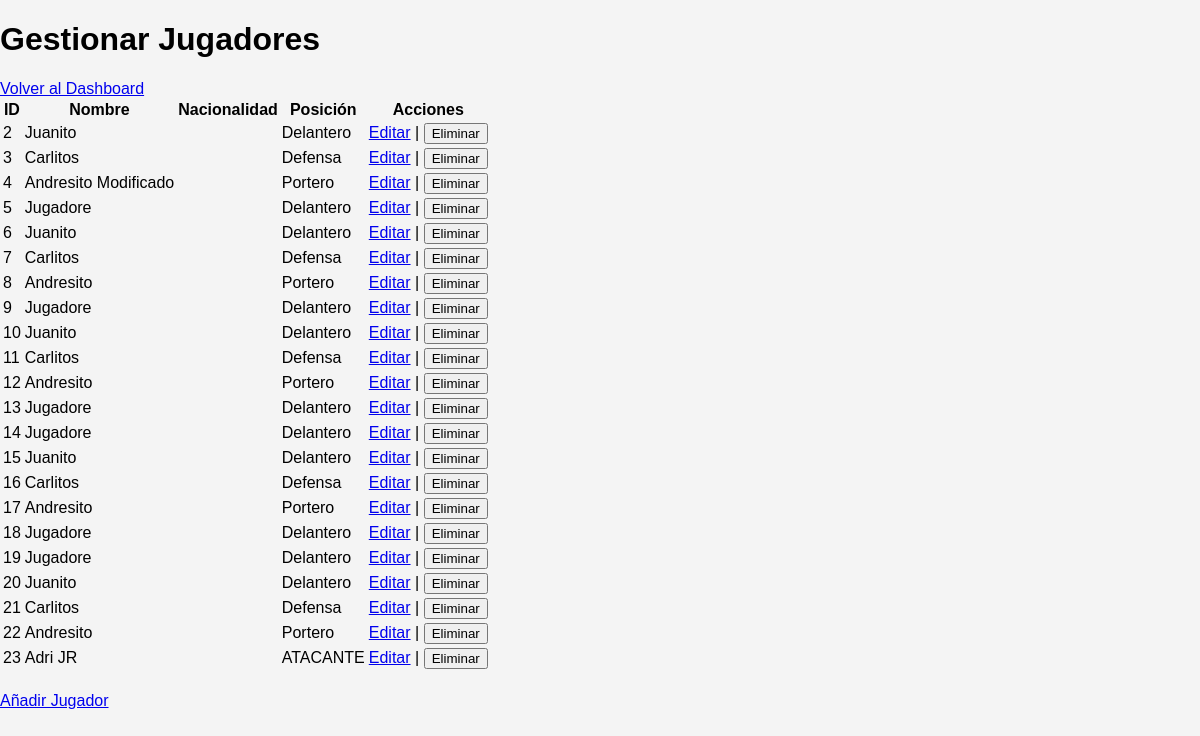
The page /admin/gestionar_jugadores (signed in) on the database as committed earlier.
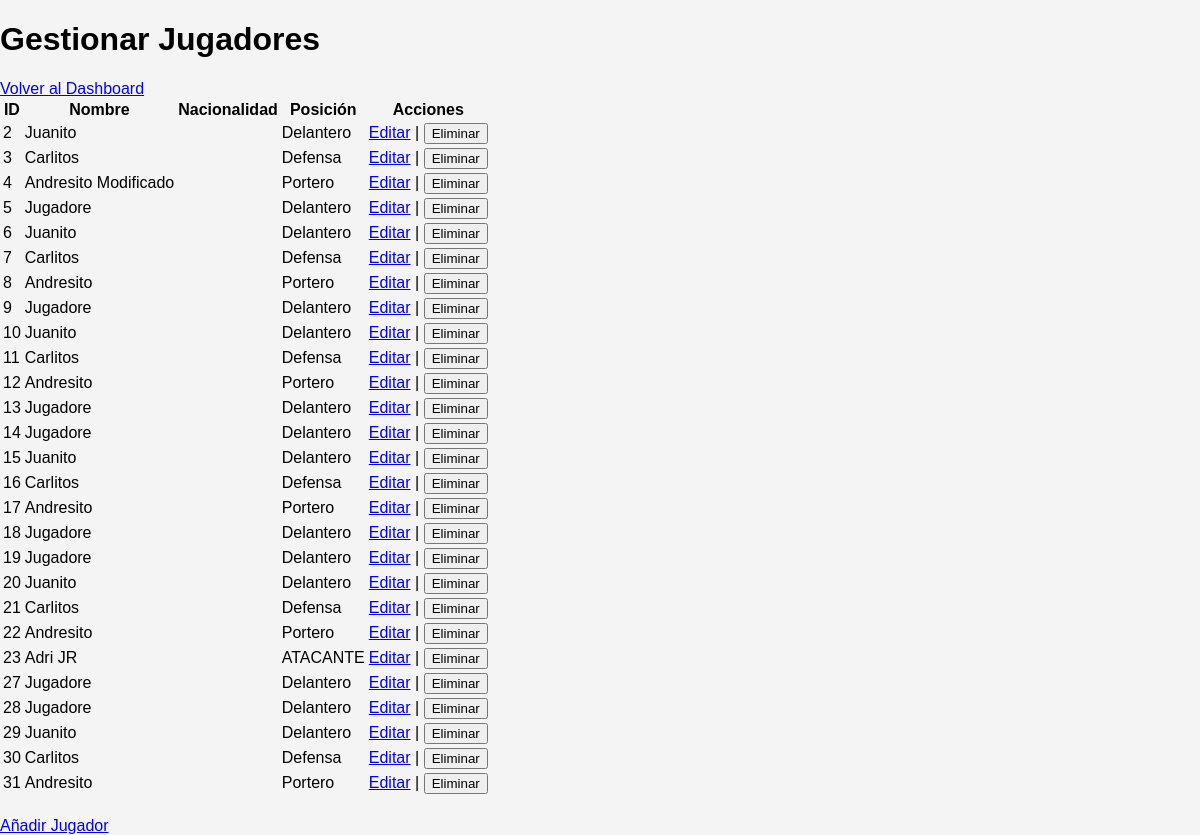
The same page on the database as committed later.
### tables this page shows
CREATE TABLE JUGADORPENA (
          Idjugador INTEGER,
          Idpena INTEGER,
          Mote TEXT,
          Posicion TEXT,
          PRIMARY KEY (Idjugador,Idpena),
          FOREIGN KEY (Idjugador) REFERENCES JUGADOR(Idjugador) ON UPDATE CASCADE ON DELETE CASCADE,
          FOREIGN KEY (Idpena) REFERENCES PENA(Idpena) ON UPDATE CASCADE ON DELETE CASCADE
          );

### src/app.py (the view)
@app.route('/admin/gestionar_jugadores')
def gestionar_jugadores():
    if 'Idpena' not in session:
        flash('Por favor, inicia sesión como administrador.')
        return redirect(url_for('login'))
    conn = get_db_connection()
    id=session['Idpena']
    jugadores = conn.execute('SELECT * FROM JUGADORPENA WHERE idpena = ?', (id,)).fetchall()
    conn.close()
    return render_template('gestionar_jugadores.html', jugadores=jugadores)

### src/app.py (called while the page is built)
def get_db_connection():
    conn = sqlite3.connect(db_path)
    conn.row_factory = sqlite3.Row  # Para obtener los resultados como diccionarios
    return conn

### templates/gestionar_jugadores.html (shortened to what this page needs)
<!DOCTYPE html>
<html lang="es">
<head>
    <link rel="stylesheet" href="{{ url_for('static', filename='styles.css') }}">
</head>
<body>
    <h1>Gestionar Jugadores</h1>
    <a href="{{ url_for('admin_dashboard') }}">Volver al Dashboard</a>
    <table>
        <thead>
            <tr>
                <th>ID</th>
                <th>Nombre</th>
                <th>Nacionalidad</th>
                <th>Posición</th>
                <th>Acciones</th>
            </tr>
        </thead>
        <tbody>
            {% for jugador in jugadores %}
            <tr>
                <td>{{ jugador['Idjugador'] }}</td>
                <td>{{ jugador['Mote'] }}</td>
                <td>{{ jugador['Nacionalidad'] }}</td>
                <td>{{ jugador['Posicion'] }}</td>
                <td>
                    <a href="{{ url_for('editar_jugador', jugador_id=jugador['Idjugador']) }}" class="btn">Editar</a> |
                    <form action="{{ url_for('eliminar_jugador', jugador_id=jugador['Idjugador']) }}" method="POST" style="display:inline;">
                        <button type="submit" onclick="return confirm('¿Estás seguro de que deseas eliminar este jugador?');">Eliminar</button>
                    </form>
                </td>
            </tr>
            {% endfor %}
        </tbody>
    </table>
    <div style="margin-top: 20px;">
        <a href="{{ url_for('añadir_jugador') }}" class="btn">Añadir Jugador</a>
    </div>
</body>
</html>

### static/styles.css (style rules this page uses)
body { font-family: Arial, sans-serif; background-color: #f4f4f4; margin: 0; padding: 0; }

Rows that differ between the two databases and show on the page:
added JUGADORPENA: Idjugador "27", Mote "Jugadore", Posicion "Delantero"
added JUGADORPENA: Idjugador "28", Mote "Jugadore", Posicion "Delantero"
added JUGADORPENA: Idjugador "29", Mote "Juanito", Posicion "Delantero"
added JUGADORPENA: Idjugador "30", Mote "Carlitos", Posicion "Defensa"
added JUGADORPENA: Idjugador "31", Mote "Andresito", Posicion "Portero"
